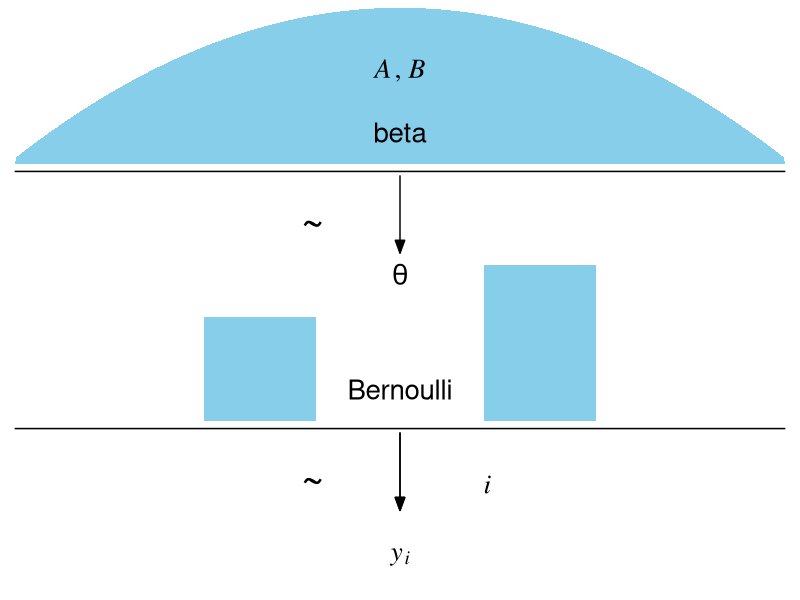
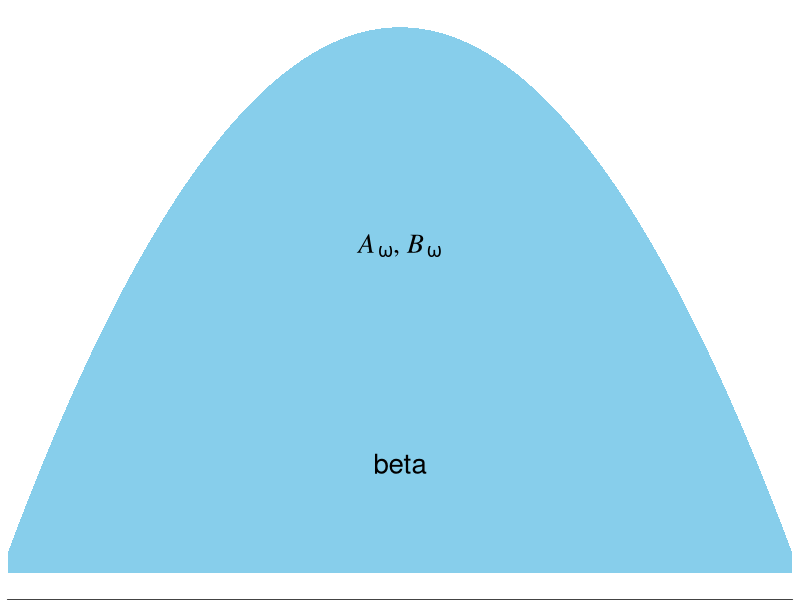
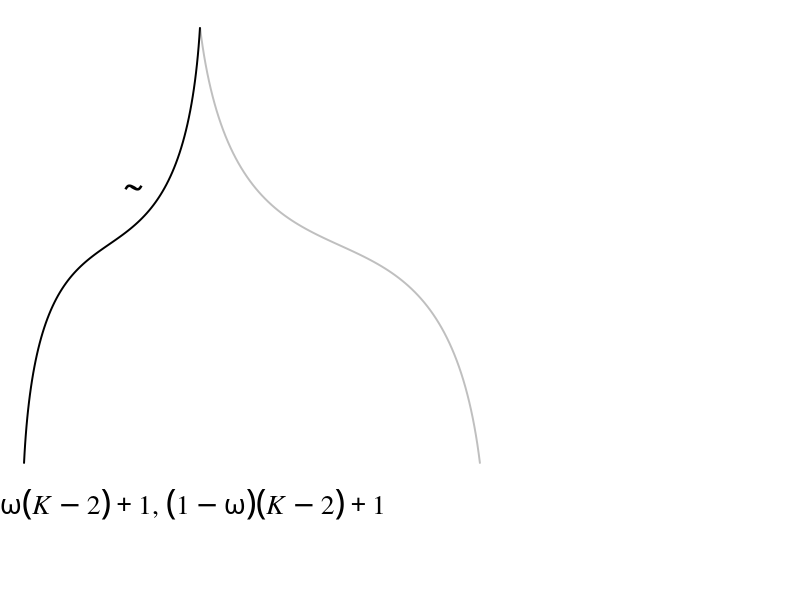
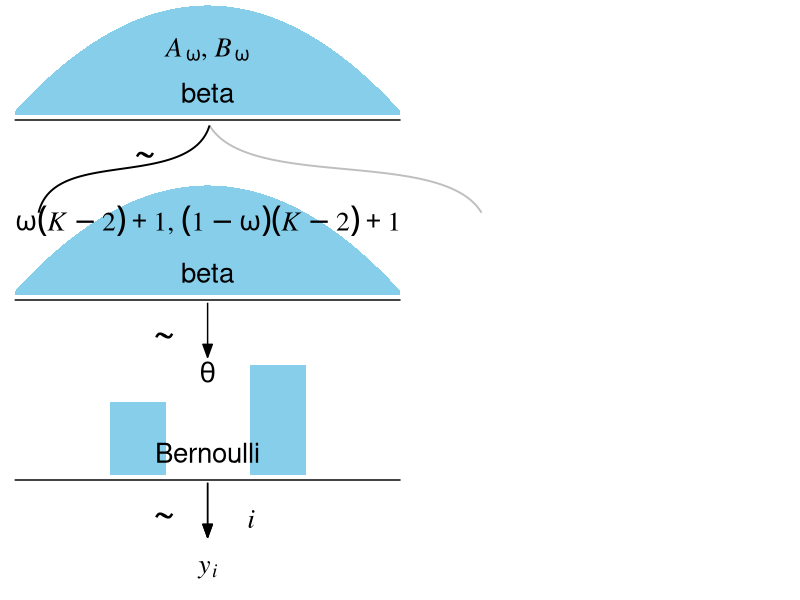
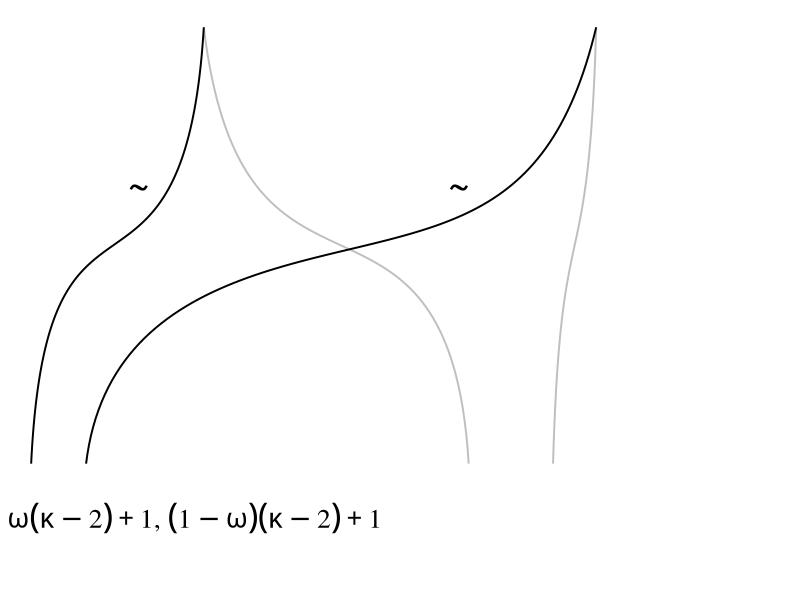
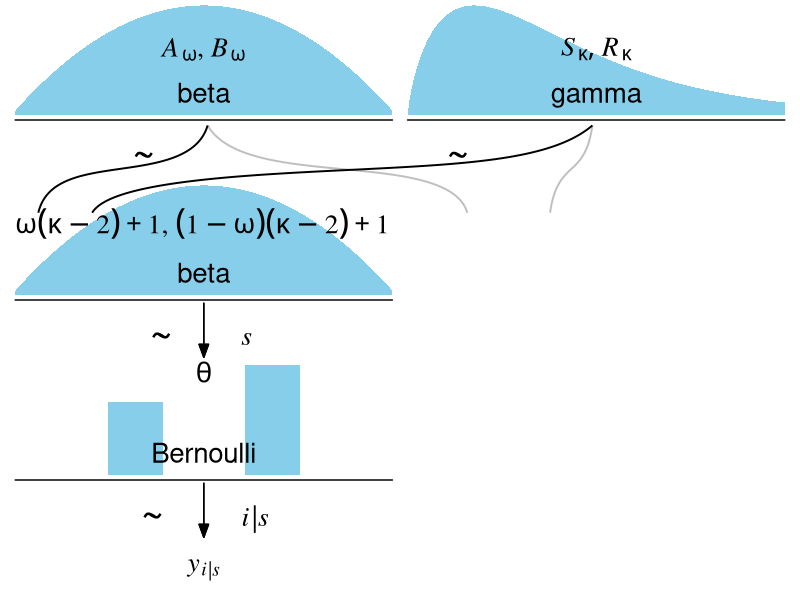

These charts were generated, in order, by the following R code:
## ---- chunk 1
library(tidyverse)
library(patchwork)
library(ggforce)
## ---- chunk 2
theme_set(theme_grey() +
            theme_void() +
            theme(plot.margin = margin(0, 5.5, 0, 5.5)))
## ---- chunk 3
# plot of a beta density
p1 <-
  tibble(x = seq(from = .01, to = .99, by = .01),
         d = (dbeta(x, 2, 2)) / max(dbeta(x, 2, 2))) %>% 
  
  ggplot(aes(x = x, y = d)) +
  geom_area(fill = "skyblue", size = 0) +
  annotate(geom = "text",
           x = .5, y = .2,
           label = "beta",
           size = 7) +
  annotate(geom = "text",
           x = .5, y = .6,
           label = "italic(A)*', '*italic(B)", 
           size = 7, family = "Times", parse = TRUE) +
  scale_x_continuous(expand = c(0, 0)) +
  theme(axis.line.x = element_line(size = 0.5))

## an annotated arrow
# save our custom arrow settings
my_arrow <- arrow(angle = 20, length = unit(0.35, "cm"), type = "closed")
p2 <-
  tibble(x    = .5,
         y    = 1,
         xend = .5,
         yend = 0) %>%
  
  ggplot(aes(x = x, xend = xend,
             y = y, yend = yend)) +
  geom_segment(arrow = my_arrow) +
  annotate(geom = "text",
           x = .375, y = 1/3,
           label = "'~'",
           size = 10, family = "Times", parse = T) +
  xlim(0, 1)

# bar plot of Bernoulli data
p3 <-
  tibble(x = 0:1,
         d = (dbinom(x, size = 1, prob = .6)) / max(dbinom(x, size = 1, prob = .6))) %>% 
  
  ggplot(aes(x = x, y = d)) +
  geom_col(fill = "skyblue", width = .4) +
  annotate(geom = "text",
           x = .5, y = .2,
           label = "Bernoulli",
           size = 7) +
  annotate(geom = "text",
           x = .5, y = .94,
           label = "theta", 
           size = 7, family = "Times", parse = T) +
  xlim(-.75, 1.75) +
  theme(axis.line.x = element_line(size = 0.5))

# another annotated arrow
p4 <-
  tibble(x     = c(.375, .625),
         y     = c(1/3, 1/3),
         label = c("'~'", "italic(i)")) %>% 
  
  ggplot(aes(x = x, y = y, label = label)) +
  geom_text(size = c(10, 7), parse = T, family = "Times") +
  geom_segment(x = .5, xend = .5,
               y = 1, yend = 0,
               arrow = my_arrow) +
  xlim(0, 1)

# some text
p5 <-
  tibble(x     = 1,
         y     = .5,
         label = "italic(y[i])") %>% 
  
  ggplot(aes(x = x, y = y, label = label)) +
  geom_text(size = 7, parse = T, family = "Times") +
  xlim(0, 2)
## ---- chunk 4
layout <- c(
  area(t = 1, b = 2, l = 1, r = 1),
  area(t = 3, b = 3, l = 1, r = 1),
  area(t = 4, b = 5, l = 1, r = 1),
  area(t = 6, b = 6, l = 1, r = 1),
  area(t = 7, b = 7, l = 1, r = 1)
)

(p1 + p2 + p3 + p4 + p5) + 
  plot_layout(design = layout) &
  ylim(0, 1)
## ---- chunk 5
p1 <-
  tibble(x = seq(from = .01, to = .99, by = .01),
       d = (dbeta(x, 2, 2)) / max(dbeta(x, 2, 2))) %>% 
  ggplot(aes(x = x, y = d)) +
  geom_area(fill = "skyblue", size = 0) +
  annotate(geom = "text",
           x = .5, y = .2,
           label = "beta",
           size = 7) +
  annotate(geom = "text",
           x = .5, y = .6,
           label = "italic(A[omega])*', '*italic(B[omega])", 
           size = 7, family = "Times", parse = TRUE) +
  scale_x_continuous(expand = c(0, 0)) +
  theme(axis.line.x = element_line(size = 0.5))

p1
## ---- chunk 6
p2 <-
  tibble(x = c(.5, .475, .26, .08, .06,
               .5, .55, .85, 1.15, 1.2),
         y = c(1, .7, .6, .5, .2,
               1, .7, .6, .5, .2),
         line = rep(letters[2:1], each = 5)) %>% 
  
  ggplot(aes(x = x, y = y)) +
  geom_bspline(aes(color = line),
               size = 2/3, show.legend = F) + 
  annotate(geom = "text",
           x = 0, y = .125,
           label = "omega(italic(K)-2)+1*', '*(1-omega)(italic(K)-2)+1",
           size = 7, parse = T, family = "Times", hjust = 0) +
  annotate(geom = "text",
           x = 1/3, y = .7,
           label = "'~'",
           size = 10, parse = T, family = "Times") +
  scale_color_manual(values = c("grey75", "black")) +
  scale_x_continuous(expand = c(0, 0), limits = c(0, 2)) +
  ylim(0, 1) +
  theme_void()

p2
## ---- chunk 7
# another beta density
p3 <-
  tibble(x = seq(from = .01, to = .99, by = .01),
         d = (dbeta(x, 2, 2)) / max(dbeta(x, 2, 2))) %>% 
  ggplot(aes(x = x, y = d)) +
  geom_area(fill = "skyblue", size = 0) +
  annotate(geom = "text",
           x = .5, y = .2,
           label = "beta",
           size = 7) +
  scale_x_continuous(expand = c(0, 0)) +
  theme(axis.line.x = element_line(size = 0.5))

# an annotated arrow
p4 <-
  tibble(x    = .5,
         y    = 1,
         xend = .5,
         yend = 0) %>%
  
  ggplot(aes(x = x, xend = xend,
             y = y, yend = yend)) +
  geom_segment(arrow = my_arrow) +
  annotate(geom = "text",
           x = .375, y = 1/3,
           label = "'~'",
           size = 10, family = "Times", parse = T) +
  xlim(0, 1)

# bar plot of Bernoulli data
p5 <-
  tibble(x = 0:1,
         d = (dbinom(x, size = 1, prob = .6)) / max(dbinom(x, size = 1, prob = .6))) %>% 
  
  ggplot(aes(x = x, y = d)) +
  geom_col(fill = "skyblue", width = .4) +
  annotate(geom = "text",
           x = .5, y = .2,
           label = "Bernoulli",
           size = 7) +
  annotate(geom = "text",
           x = .5, y = .94,
           label = "theta", 
           size = 7, family = "Times", parse = T) +
  xlim(-.75, 1.75) +
  theme(axis.line.x = element_line(size = 0.5))

# another annotated arrow
p6 <-
  tibble(x     = c(.375, .625),
         y     = c(1/3, 1/3),
         label = c("'~'", "italic(i)")) %>% 
  
  ggplot(aes(x = x, y = y, label = label)) +
  geom_text(size = c(10, 7), parse = T, family = "Times") +
  geom_segment(x = .5, xend = .5,
               y = 1, yend = 0,
               arrow = my_arrow) +
  xlim(0, 1)

# some text
p7 <-
  tibble(x     = .5,
         y     = .5,
         label = "italic(y[i])") %>% 
  
  ggplot(aes(x = x, y = y, label = label)) +
  geom_text(size = 7, parse = T, family = "Times") +
  xlim(0, 1)
## ---- chunk 8
layout <- c(
  area(t = 1, b = 2, l = 1, r = 1),
  area(t = 4, b = 5, l = 1, r = 1),
  area(t = 3, b = 4, l = 1, r = 2),
  area(t = 6, b = 6, l = 1, r = 1),
  area(t = 7, b = 8, l = 1, r = 1),
  area(t = 9, b = 9, l = 1, r = 1),
  area(t = 10, b = 10, l = 1, r = 1)
)

(p1 + p3 + p2 + p4 + p5 + p6 + p7) + 
  plot_layout(design = layout) &
  ylim(0, 1)
## ---- chunk 9
# a beta density
p1 <-
  tibble(x = seq(from = .01, to = .99, by = .01),
         d = (dbeta(x, 2, 2)) / max(dbeta(x, 2, 2))) %>% 
  ggplot(aes(x = x, y = d)) +
  geom_area(fill = "skyblue", size = 0) +
  annotate(geom = "text",
           x = .5, y = .2,
           label = "beta",
           size = 7) +
  annotate(geom = "text",
           x = .5, y = .6,
           label = "italic(A[omega])*', '*italic(B[omega])", 
           size = 7, family = "Times", parse = TRUE) +
  scale_x_continuous(expand = c(0, 0)) +
  theme(axis.line.x = element_line(size = 0.5))

# a gamma density
p2 <-
  tibble(x = seq(from = 0, to = 5, by = .01),
         d = (dgamma(x, 1.75, .85) / max(dgamma(x, 1.75, .85)))) %>% 
  ggplot(aes(x = x, y = d)) +
  geom_area(fill = "skyblue", size = 0) +
  annotate(geom = "text",
           x = 2.5, y = .2,
           label = "gamma",
           size = 7) +
  annotate(geom = "text",
           x = 2.5, y = .6,
           label = "list(italic(S)[kappa], italic(R)[kappa])",
           size = 7, family = "Times", parse = TRUE) +
  scale_x_continuous(expand = c(0, 0)) +
  theme(axis.line.x = element_line(size = 0.5))
## ---- chunk 10
p3 <-
  tibble(x = c(.5, .475, .26, .08, .06,
               .5, .55, .85, 1.15, 1.175,
               1.5, 1.4, 1, .25, .2,
               1.5, 1.49, 1.445, 1.4, 1.39),
         y = c(1, .7, .6, .5, .2,
               1, .7, .6, .5, .2,
               1, .7, .6, .5, .2,
               1, .75, .6, .45, .2),
         line = rep(letters[2:1], each = 5) %>% rep(., times = 2),
         plot = rep(1:2, each = 10)) %>% 
  
  ggplot(aes(x = x, y = y, group = interaction(plot, line))) +
  geom_bspline(aes(color = line),
               size = 2/3, show.legend = F) + 
  annotate(geom = "text",
           x = 0, y = .1,
           label = "omega(kappa-2)+1*', '*(1-omega)(kappa-2)+1",
           size = 7, parse = T, family = "Times", hjust = 0) +
  annotate(geom = "text",
           x = c(1/3, 1.15), y = .7,
           label = "'~'",
           size = 10, parse = T, family = "Times") +
  scale_color_manual(values = c("grey75", "black")) +
  scale_x_continuous(expand = c(0, 0), limits = c(0, 2)) +
  ylim(0, 1)

p3
## ---- chunk 11
# another beta density
p4 <-
  tibble(x = seq(from = .01, to = .99, by = .01),
         d = (dbeta(x, 2, 2)) / max(dbeta(x, 2, 2))) %>% 
  ggplot(aes(x = x, y = d)) +
  geom_area(fill = "skyblue", size = 0) +
  annotate(geom = "text",
           x = .5, y = .2,
           label = "beta",
           size = 7) +
  scale_x_continuous(expand = c(0, 0)) +
  theme(axis.line.x = element_line(size = 0.5))

# an annotated arrow
p5 <-
  tibble(x     = c(.375, .625),
         y     = c(1/3, 1/3),
         label = c("'~'", "italic(s)")) %>% 
  
  ggplot(aes(x = x, y = y, label = label)) +
  geom_text(size = c(10, 7), parse = T, family = "Times") +
  geom_segment(x = 0.5, xend = 0.5,
               y = 1, yend = 0,
               arrow = my_arrow) +
  xlim(0, 1)

# bar plot of Bernoulli data
p6 <-
  tibble(x = 0:1,
         d = (dbinom(x, size = 1, prob = .6)) / max(dbinom(x, size = 1, prob = .6))) %>% 
  
  ggplot(aes(x = x, y = d)) +
  geom_col(fill = "skyblue", width = .4) +
  annotate(geom = "text",
           x = .5, y = .2,
           label = "Bernoulli",
           size = 7) +
  annotate(geom = "text",
           x = .5, y = .94,
           label = "theta", 
           size = 7, family = "Times", parse = T) +
  xlim(-.75, 1.75) +
  theme(axis.line.x = element_line(size = 0.5))

# another annotated arrow
p7 <-
  tibble(x     = c(.35, .65),
         y     = c(1/3, 1/3),
         label = c("'~'", "italic(i)*'|'*italic(s)")) %>% 
  
  ggplot(aes(x = x, y = y, label = label)) +
  geom_text(size = c(10, 7), parse = T, family = "Times") +
  geom_segment(x = .5, xend = .5,
               y = 1, yend = 0,
               arrow = my_arrow) +
  xlim(0, 1)

# some text
p8 <-
  tibble(x     = .5,
         y     = .5,
         label = "italic(y[i])['|'][italic(s)]") %>% 
  
  ggplot(aes(x = x, y = y, label = label)) +
  geom_text(size = 7, parse = T, family = "Times") +
  xlim(0, 1)
## ---- chunk 12
layout <- c(
  area(t = 1, b = 2, l = 1, r = 1),
  area(t = 1, b = 2, l = 2, r = 2),
  area(t = 4, b = 5, l = 1, r = 1),
  area(t = 3, b = 4, l = 1, r = 2),
  area(t = 6, b = 6, l = 1, r = 1),
  area(t = 7, b = 8, l = 1, r = 1),
  area(t = 9, b = 9, l = 1, r = 1),
  area(t = 10, b = 10, l = 1, r = 1)
)

(p1 + p2 + p4 + p3 + p5 + p6 + p7 + p8) + 
  plot_layout(design = layout) &
  ylim(0, 1)
## ---- chunk 13
sessionInfo()
